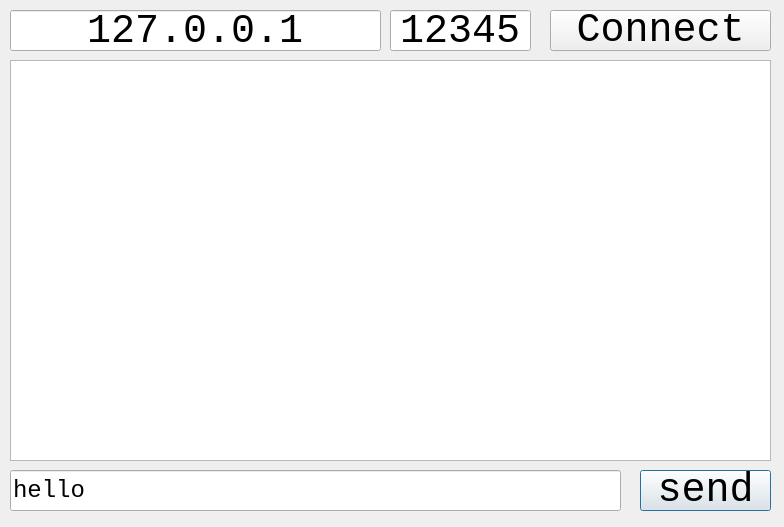
<?xml version="1.0" encoding="UTF-8"?>
<ui version="4.0">
 <class>Dialog</class>
 <widget class="QDialog" name="Dialog">
  <property name="geometry">
   <rect>
    <x>0</x>
    <y>0</y>
    <width>784</width>
    <height>527</height>
   </rect>
  </property>
  <property name="windowTitle">
   <string>Client</string>
  </property>
  <widget class="QPlainTextEdit" name="edit_msg_history">
   <property name="geometry">
    <rect>
     <x>10</x>
     <y>60</y>
     <width>761</width>
     <height>401</height>
    </rect>
   </property>
   <property name="font">
    <font>
     <family>Courier New</family>
     <pointsize>18</pointsize>
    </font>
   </property>
  </widget>
  <widget class="QLineEdit" name="edit_msg">
   <property name="geometry">
    <rect>
     <x>10</x>
     <y>470</y>
     <width>611</width>
     <height>41</height>
    </rect>
   </property>
   <property name="font">
    <font>
     <family>Courier New</family>
     <pointsize>18</pointsize>
    </font>
   </property>
   <property name="text">
    <string>hello</string>
   </property>
  </widget>
  <widget class="QPushButton" name="btn_send">
   <property name="geometry">
    <rect>
     <x>640</x>
     <y>470</y>
     <width>131</width>
     <height>41</height>
    </rect>
   </property>
   <property name="font">
    <font>
     <family>Courier New</family>
     <pointsize>30</pointsize>
    </font>
   </property>
   <property name="text">
    <string>send</string>
   </property>
  </widget>
  <widget class="QLineEdit" name="edit_ip">
   <property name="geometry">
    <rect>
     <x>10</x>
     <y>10</y>
     <width>371</width>
     <height>41</height>
    </rect>
   </property>
   <property name="font">
    <font>
     <family>Courier New</family>
     <pointsize>30</pointsize>
    </font>
   </property>
   <property name="text">
    <string>127.0.0.1</string>
   </property>
   <property name="alignment">
    <set>Qt::AlignmentFlag::AlignCenter</set>
   </property>
  </widget>
  <widget class="QLineEdit" name="edit_port">
   <property name="geometry">
    <rect>
     <x>390</x>
     <y>10</y>
     <width>141</width>
     <height>41</height>
    </rect>
   </property>
   <property name="font">
    <font>
     <family>Courier New</family>
     <pointsize>30</pointsize>
    </font>
   </property>
   <property name="text">
    <string>12345</string>
   </property>
   <property name="alignment">
    <set>Qt::AlignmentFlag::AlignCenter</set>
   </property>
  </widget>
  <widget class="QPushButton" name="btn_connect">
   <property name="geometry">
    <rect>
     <x>550</x>
     <y>10</y>
     <width>221</width>
     <height>41</height>
    </rect>
   </property>
   <property name="font">
    <font>
     <family>Courier New</family>
     <pointsize>30</pointsize>
    </font>
   </property>
   <property name="text">
    <string>Connect</string>
   </property>
  </widget>
 </widget>
 <resources/>
 <connections/>
</ui>
